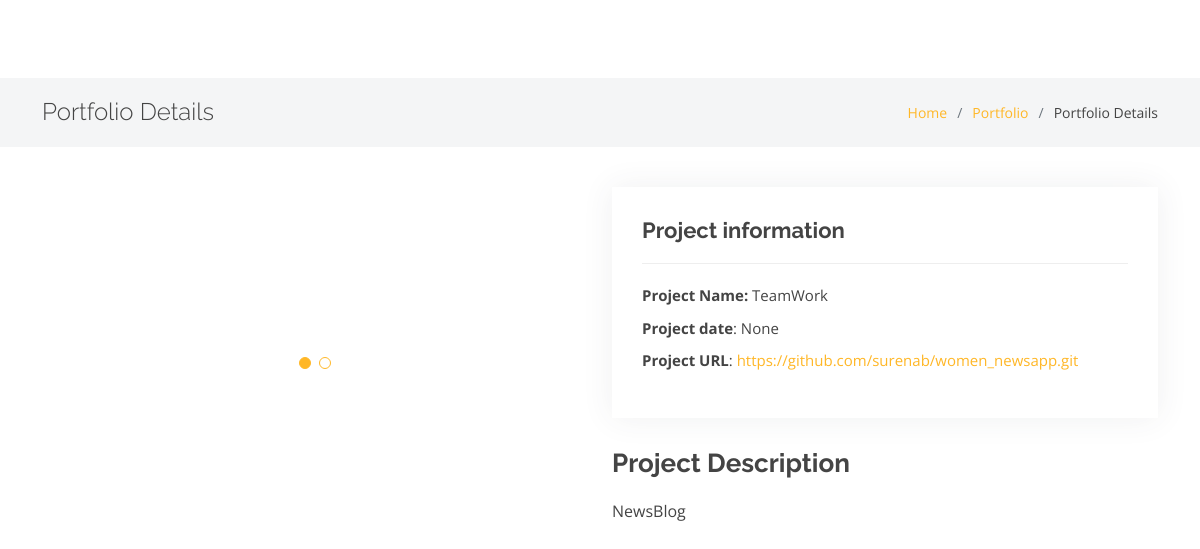
/portfolio_project/3, run on the app's committed database.
### resume/models.py (models this page shows, shortened)
class PortfolioProject(models.Model):
    name = models.CharField(max_length=50)
    image = models.ImageField(upload_to='images/', null=True, blank=True)
    short_description = models.CharField(max_length=100)
    description = models.TextField(max_length=1000)
    category = models.CharField(max_length=50)
    client = models.CharField(max_length=50)
    date = models.DateField(null=True, blank=True)
    url = models.URLField()

### resume/views.py (the view)
# urls.py: path('portfolio_project/<int:id>', portfolio_project, name='portfolio_project'),
def portfolio_project(request, id):
    project = get_object_or_404(PortfolioProject, id=id)
    return render(request, 'portfolio-details.html', context= {"project": project})

### resume/templates/portfolio-details.html (shortened to what this page needs)
{% extends "base.html" %}
{%load static %}
{% block blockcontent %}
<main id="main">
  <section class="breadcrumbs">
    <div class="container">
      <div class="d-flex justify-content-between align-items-center">
        <h2>Portfolio Details</h2>
        <ol>
          <li><a href="/">Home</a></li>
          <li><a href="/#portfolio">Portfolio</a></li>
          <li>Portfolio Details</li>
        </ol>
      </div>
    </div>
  </section>
  <section id="portfolio-details" class="portfolio-details">
    <div class="container">
      <div class="row gy-4">
        <div class="col-lg-6">
          <div class="portfolio-details-slider swiper">
            <div class="swiper-wrapper align-items-center">
              <div class="swiper-slide">
              </div>
            </div>
            <div class=" swiper-pagination">
            </div>
          </div>
        </div>
        <div class="col-lg-6">
          <div class="portfolio-info">
            <h3>Project information</h3>
            <ul>
              <li><strong>Project Name:</strong> {{project.name}}</li>
              <li><strong>Project date</strong>: {{project.date}}</li>
              <li><strong>Project URL</strong>: <a href="{{project.url}}" target="blank">
                  {{project.url}}</i></a>
              </li>
            </ul>
          </div>
          <div class="portfolio-description">
            <h2>Project Description</h2>
            <p>
              {{project.short_description}}
            </p>
          </div>
        </div>
      </div>
    </div>
  </section>
</main>
{%endblock%}

### resume/static/assets/css/style.css (style rules this page uses)
body { font-family: "Open Sans", sans-serif; color: #444444; }
a { color: #ffb727; text-decoration: none; }
h1, h2, h3, h4, h5, h6 { font-family: "Raleway", sans-serif; }
section { padding: 60px 0; }
.breadcrumbs { padding: 20px 0; background-color: #f4f5f6; min-height: 40px; margin-top: 78px; }
.breadcrumbs h2 { font-size: 24px; font-weight: 300; margin: 0; }
.breadcrumbs ol { display: flex; flex-wrap: wrap; list-style: none; padding: 0; margin: 0; font-size: 14px; }
.breadcrumbs ol li+li { padding-left: 10px; }
.breadcrumbs ol li+li::before { display: inline-block; padding-right: 10px; color: #6c757d; content: "/"; }
.portfolio-details { padding-top: 40px; }
.portfolio-details .portfolio-details-slider .swiper-pagination { margin-top: 20px; position: relative; }
.portfolio-details .portfolio-info { padding: 30px; box-shadow: 0px 0 30px rgba(59, 67, 74, 0.08); }
.portfolio-details .portfolio-info h3 { font-size: 22px; font-weight: 700; margin-bottom: 20px; padding-bottom: 20px; border-bottom: 1px solid #eee; }
.portfolio-details .portfolio-info ul { list-style: none; padding: 0; font-size: 15px; }
.portfolio-details .portfolio-info ul li+li { margin-top: 10px; }
.portfolio-details .portfolio-description { padding-top: 30px; }
.portfolio-details .portfolio-description h2 { font-size: 26px; font-weight: 700; margin-bottom: 20px; }
.portfolio-details .portfolio-description p { padding: 0; }

### data on the page
PortfolioProject: name "TeamWork", date "None", url "https://github.com/surenab/women_newsapp.git", short_description "NewsBlog"
